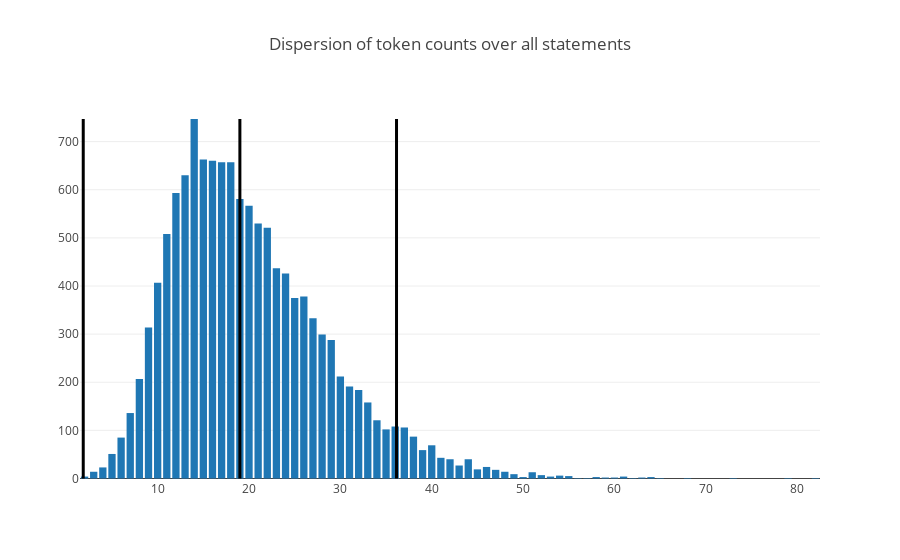

Write notebook code for a chart like this one.
### Code cell
word_std = word_counter.std()
word_median = word_counter.median()

chart = [go.Bar(
            x = list(map(lambda x: x[0], word_counting)),
            y = list(map(lambda x: x[1], word_counting)),
        )]

iplot({
    'data': chart,
    'layout': {
        'title': 'Dispersion of token counts over all statements',
        'shapes': [
            # Line Vertical
            {
                'type': 'line',
                'x0': word_median,
                'y0': 0,
                'x1': word_median,
                'y1': 747,
                'line': {
                    'color': 'rgb(0,0,0)',
                    'width': 3,
                },
            },
            {
                'type': 'line',
                'x0': word_median - word_std * 2,
                'y0': 0,
                'x1': word_median - word_std * 2,
                'y1': 747,
                'line': {
                    'color': 'rgb(0,0,0)',
                    'width': 3,
                },
            },
            {
                'type': 'line',
                'x0': word_median + word_std * 2,
                'y0': 0,
                'x1': word_median + word_std * 2,
                'y1': 747,
                'line': {
                    'color': 'rgb(0,0,0)',
                    'width': 3,
                },
            }
        ]
    },
})

### Figure 1 — Plotly figure (JSON) as saved in the notebook; plotly's stock layout.template omitted (floating-point values rounded to 4 significant figures)
{"data": [{"type": "bar", "uid": "3056a9c5-ad09-4aef-9c22-a0b97e6b4788", "x": [14, 15, 16, 18, 17, 13, 12, 19, 20, 21, 22, 11, 23, 24, 10, 26, 25, 27, 9, 28, 29, 30, 8, 31, 32, 33, 7, 34, 36, 37, 35, 38, 6, 40, 39, 5, 41, 42, 44, 43, 46, 4, 45, 47, 48, 3, 51, 49, 52, 54, 55, 2, 53, 61, 50, 64, 58, 59, 60, 63, 65, 68, 79, 73, 62, 56, 82, 57], "y": [747, 663, 660, 657, 657, 630, 593, 581, 567, 530, 521, 508, 437, 426, 407, 378, 375, 333, 314, 299, 288, 212, 207, 191, 184, 158, 136, 121, 108, 106, 102, 87, 85, 69, 59, 51, 43, 40, 40, 27, 24, 23, 19, 18, 14, 14, 13, 9, 7, 6, 5, 4, 4, 4, 3, 3, 3, 2, 2, 2, 1, 1, 1, 1, 1, 1, 1, 1]}], "layout": {"shapes": [{"line": {"color": "rgb(0,0,0)", "width": 3}, "type": "line", "x0": 19, "x1": 19, "y0": 0, "y1": 747}, {"line": {"color": "rgb(0,0,0)", "width": 3}, "type": "line", "x0": 1.854, "x1": 1.854, "y0": 0, "y1": 747}, {"line": {"color": "rgb(0,0,0)", "width": 3}, "type": "line", "x0": 36.15, "x1": 36.15, "y0": 0, "y1": 747}], "title": {"text": "Dispersion of token counts over all statements"}}}
